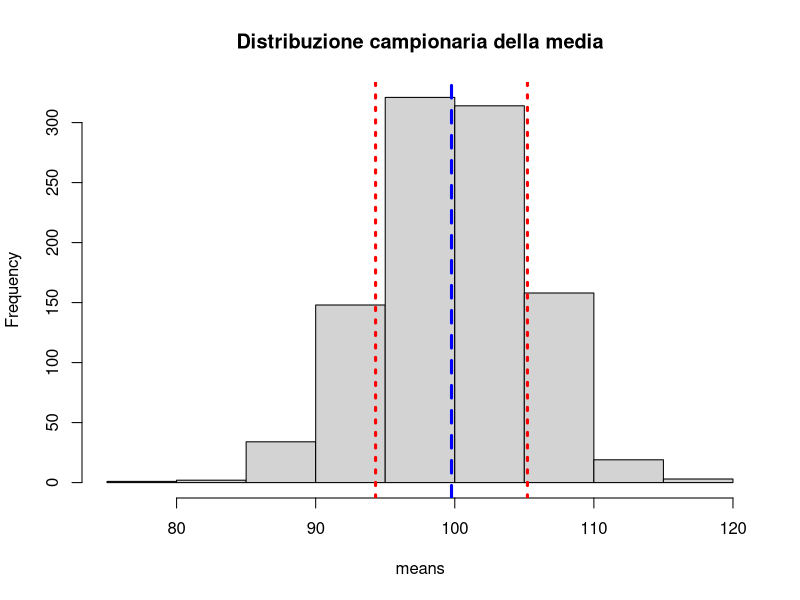

Write R code to recreate this figure.
## ---- chunk 1
my_list=list(
    var1=rnorm(n = 100, mean = 0, sd = 1),
    var2=runif(n = 100, min = 0, max = 1),
    var3=rnorm(n = 100, mean = 0, sd = 1),
    var4=rnorm(n = 100, mean = 0, sd = 1)
)
## ---- chunk 2
# inizializzo i vettori, numeri a caso
# ma tanti quanti me ne servono
means = 1:length(my_list)
medians = 1:length(my_list)
stds = 1:length(my_list)

# Loop
for(i in 1:length(my_list)){
  
  means[i] = mean(my_list[[i]]) 
  medians[i] = median(my_list[[i]]) 
  stds[i] = sd(my_list[[i]])
}
## ---- chunk 3
means 

medians

stds
## ---- chunk 4
means = sapply(my_list, mean)
medians = sapply(my_list, median)
stds = sapply(my_list, sd)

means
medians
stds
## ---- chunk 5
vec = 1:5
for(i in vec){
  print(i)}
## ---- chunk 6
vec = 1:5
res = sapply(vec, print)
## ---- chunk 7
center_var = function(x){
  x - mean(x)
}

my_list = list(
    vec1 = runif(n = 10, min  = 0, max = 1),
    vec2 = runif(n = 10, min  = 0, max = 1),
    vec3 = runif(n = 10, min  = 0, max = 1)
)

lapply(my_list, center_var)
## ---- chunk 8
vec = 1:5
res = sapply(vec, print)
## ---- chunk 9
vec = 1:5
res = sapply(vec, function(i) print(i))
## ---- chunk 10
lapply(my_list, function(x) x - mean(x))
## ---- chunk 11
res = lapply(my_list, mean)
res
class(res)
## ---- chunk 12
res = sapply(my_list, mean)
res
class(res)
## ---- chunk 13
my_df = data.frame(x1 = runif(n = 5,min = 1,max = 10), 
                  x2 = runif(n = 5,min = 3,max = 4))
my_df
## ---- chunk 14
apply(my_df, MARGIN = 1, FUN = mean)
## ---- chunk 15
apply(my_df, MARGIN = 2, FUN = mean)
## ---- chunk 16
vec = rnorm(75)

index = rep(c("a", "b", "c"), each = 25)

tapply(vec, INDEX = index, mean)
## ---- chunk 17
my_df = readr::read_csv("data/mydf_2.csv")
head(my_df)
tapply(my_df$age, my_df$age_cat, mean)
## ---- chunk 18
vapply(my_list, FUN = mean, FUN.VALUE = numeric(length = 1))
## ---- chunk 19
medie = list(10, 20, 30, 40)
stds = list(1, 2, 3, 4)

mapply(function(x,y) rnorm(n = 5, mean = x, sd = y), 
       medie, stds, SIMPLIFY = FALSE)
## ---- chunk 20
medie = list(10, 20, 30)
stds = list(1,2,3)
res = vector(mode = "list", length = length(medie)) # lista vuota

for(i in 1:length(medie)){
  res[[i]] = rnorm(n = 6, mean = medie[[i]], sd = stds[[i]])
} 
res
## ---- chunk 21
nrep=1000

nsample=30

media=100

sd=30

means=
  replicate(
    n = nrep, 
    expr = {mean(
      rnorm(nsample, media, sd))}
    )
## ---- chunk 22
hist(means, main = "Distribuzione campionaria della media")
abline(v = mean(means), col = "blue", lwd = 3, lty = 2)  # Media stimata
abline(v = c(mean(means) - sd(means), mean(means) + sd(means)), col = "red", lwd = 3, lty = 3)  # Errore standard
